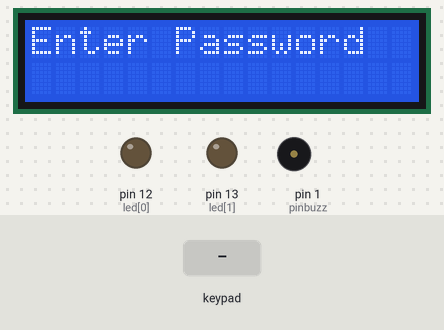
This sketch was run on a simulated Arduino Uno, built with avr-gcc and run on an emulated ATmega328P. Shown: 16×2 character LCD, output pins drawn as LEDs (lit = HIGH), buzzer (waves = sounding, pin HIGH). The inputs (shaded band) are chosen by the test bench.

Above: at 1.2 s.
1.3 s: keypad keys 8 / 2 = pressed 0.4 s apart
At 3.1 s:
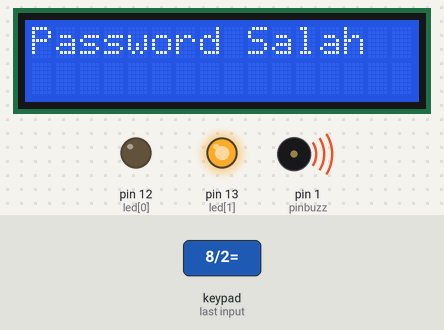
5.2 s: key '1' pressed
8.2 s: key '2' pressed
At 9.9 s:
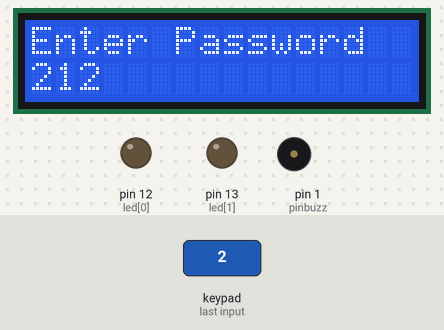
10.2 s: keypad keys 1 2 3 pressed 0.4 s apart
At 10.81 s:
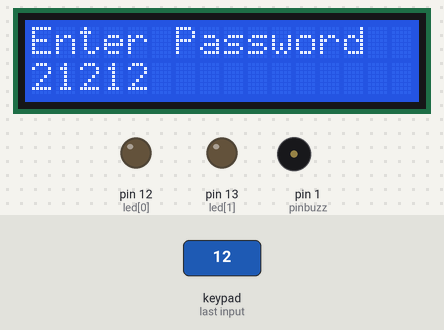
12.9 s: key '/' pressed
At 16.3 s:
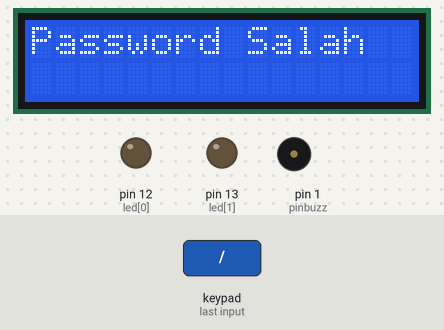
Timing chart, 0 to 17.8 s (numbered marks = the images above; inputs shaded):
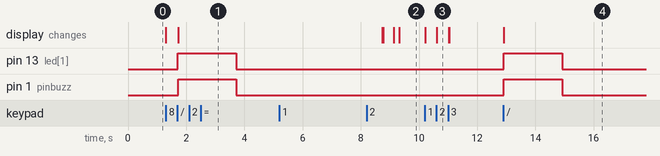

The sketch:

SELAMAT_DATANG_LEDBUZZ.ino
```cpp
/*
 || @file Keypad Password
 || @version 1.0
 || @author Andrew Mascolo
 || @date May 7, 2013
 ||
 || @description
 || Simple use of keypad, password and LCD
*/
#include <Pushbutton.h>
#include <Keypad.h>
#include <Wire.h>
#include <LiquidCrystal_I2C.h>
#define Password_Lenght 7 // Give enough room for six chars + NULL char
#define BUTTON_PIN 10
int led[] = {12, 13};
int pinbuzz = 1;

LiquidCrystal_I2C lcd(0x3f, 2, 1, 0, 4, 5, 6, 7, 3, POSITIVE);  //Set the LCD I2C address
char Data[Password_Lenght]; // 6 is the number of chars it can hold + the null char = 7
char Master[Password_Lenght] = "123";
byte data_count = 0, master_count = 0;
bool Pass_is_good;
char customKey;
const byte ROWS = 4;
const byte COLS = 4;
char keys[ROWS][COLS] = {
  {'1','2','3','+'},
  {'4','5','6','-'},
  {'7','8','9','*'},
  {'C','0','=','/'}
} ;
byte rowPins[ROWS] = {9,8,7,6};//connect to the row pinouts of the keypad
byte colPins[COLS] = {5,4,3,2}; //connect to the column pinouts of the keypad
Keypad customKeypad( makeKeymap(keys), rowPins, colPins, ROWS, COLS); //initialize an instance of class NewKeypad

void setup()
{
  pinMode(pinbuzz, OUTPUT);
  pinMode(12, OUTPUT);
  pinMode(13, OUTPUT);
  lcd.begin(16,2);
  //lcd.init();// initialize the lcd
  lcd.backlight(); }

void loop()
{
  pinMode(led, OUTPUT);
  lcd.setCursor(0,0);
  lcd.print("Enter Password");
  customKey = customKeypad.getKey();

  switch(customKey)
  {
    case '0' ... '9':
    if (customKey) // makes sure a key is actually pressed, equal to (customKey != NO_KEY)
    {
      Data[data_count] = customKey; // store char into data array
      lcd.setCursor(data_count,1); // move cursor to show each new

      lcd.print(Data[data_count]); // print char at said cursor
      data_count++; // increment data array by 1 to store new char, also keep track of the number of chars entered
    }

    if(data_count == Password_Lenght-1) // if the array index is equal to the number of expected chars, compare data to master
    {
      lcd.clear();
      break;

      case '/':
         lcd.clear();
         lcd.setCursor(0, 0);
         //lcd.print("Password is ");
      if(!strcmp(Data, Master))
      { // equal to (strcmp(Data, Master) ==   0)
        lcd.print("Selamat Datang");
        // Hijau
        digitalWrite(12, HIGH);
        digitalWrite(13, LOW);
        digitalWrite(pinbuzz, HIGH);
        delay(2000);
        //tone (pinbuzz, 1000)
        digitalWrite(12, LOW);
        digitalWrite(pinbuzz, LOW);
      }
      else
      {
        // Merah
        digitalWrite(12, LOW);
        digitalWrite(13, HIGH);
        lcd.print("Password Salah");
        digitalWrite(pinbuzz, HIGH);
        delay(2000);
        //tone (pinbuzz, 1000)
        digitalWrite(13, LOW);
        digitalWrite(pinbuzz, LOW);
      }
      delay(5000);// added 1 second delay to make sure the password is completely shown on screen before it gets cleared.
      lcd.clear();
      clearData();
      break;
    }
  }
}

void clearData()
{
  while(data_count !=0)
  {   // This can be used for any array size,
    Data[data_count--] = 0; //clear array for new data
  }
  return;
} //End Program
```

Measured:
- after the input at 1.3 s, pin 13 (led[1]): LOW → HIGH after 0.41 s, → LOW 2.0 s later; pin 1 (pinbuzz): LOW → HIGH after 0.43 s, → LOW 2.0 s later; the display: first changes at once (image 1 shows a later state)
- after the input at 5.2 s, every drawn part: stays the same
- after the input at 10.2 s, the display: first changes at once (image 3 shows a later state)
- after the input at 12.9 s, pin 13 (led[1]), pin 1 (pinbuzz): LOW → HIGH at once, → LOW 2.0 s later; the display: changes at once (image 4)
